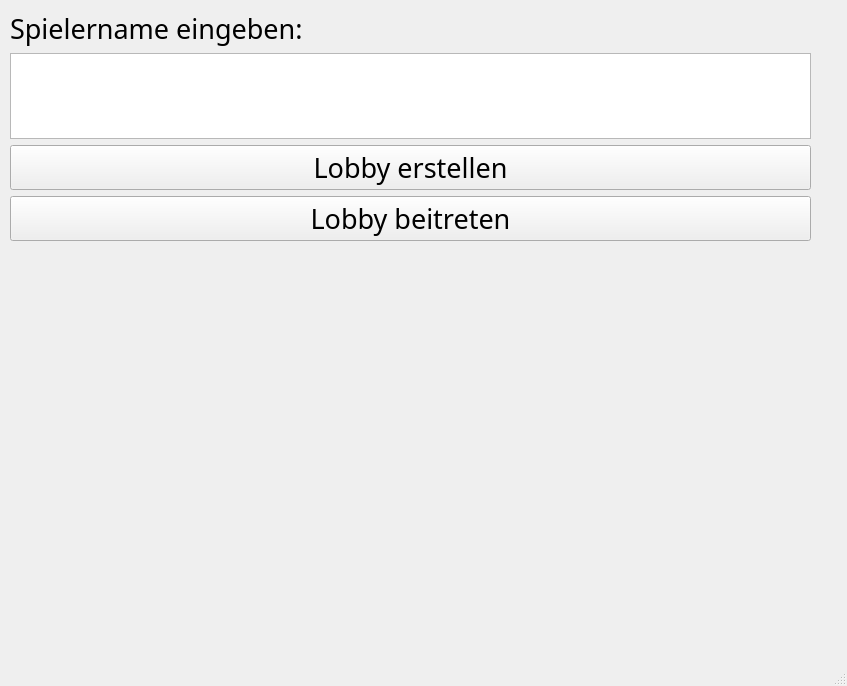
<?xml version="1.0" encoding="UTF-8"?>
<ui version="4.0">
 <class>MainWindow</class>
 <widget class="QMainWindow" name="MainWindow">
  <property name="geometry">
   <rect>
    <x>0</x>
    <y>0</y>
    <width>847</width>
    <height>686</height>
   </rect>
  </property>
  <property name="windowTitle">
   <string>MainWindow</string>
  </property>
  <widget class="QWidget" name="centralwidget">
   <widget class="QWidget" name="">
    <property name="geometry">
     <rect>
      <x>10</x>
      <y>10</y>
      <width>801</width>
      <height>231</height>
     </rect>
    </property>
    <layout class="QVBoxLayout" name="verticalLayout_2">
     <item>
      <widget class="QLabel" name="label">
       <property name="font">
        <font>
         <family>Candara Light</family>
         <pointsize>20</pointsize>
        </font>
       </property>
       <property name="text">
        <string>Spielername eingeben:</string>
       </property>
      </widget>
     </item>
     <item>
      <widget class="QTextBrowser" name="textBrowser">
       <property name="font">
        <font>
         <family>Candara Light</family>
         <pointsize>24</pointsize>
         <italic>true</italic>
        </font>
       </property>
      </widget>
     </item>
     <item>
      <widget class="QPushButton" name="pushButton">
       <property name="font">
        <font>
         <family>Candara Light</family>
         <pointsize>20</pointsize>
        </font>
       </property>
       <property name="text">
        <string>Lobby erstellen</string>
       </property>
      </widget>
     </item>
     <item>
      <widget class="QPushButton" name="pushButton_2">
       <property name="font">
        <font>
         <family>Candara Light</family>
         <pointsize>20</pointsize>
        </font>
       </property>
       <property name="text">
        <string>Lobby beitreten</string>
       </property>
      </widget>
     </item>
    </layout>
   </widget>
  </widget>
  <widget class="QMenuBar" name="menubar">
   <property name="geometry">
    <rect>
     <x>0</x>
     <y>0</y>
     <width>847</width>
     <height>29</height>
    </rect>
   </property>
  </widget>
  <widget class="QStatusBar" name="statusbar"/>
 </widget>
 <resources/>
 <connections/>
</ui>
